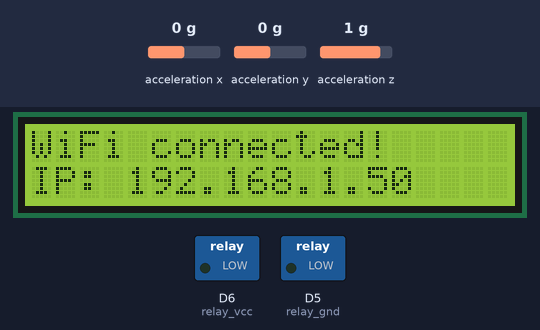
The sketch below on a simulated ESP8266 (NodeMCU). Parts: 20×2 character LCD, switched loads named in the sketch (green lamp = pin HIGH). Inputs (shaded band) come from the test bench; at power-on: acceleration x 0 g, acceleration y 0 g, acceleration z 1 g. WiFi joins after 1.5 s; servers stay silent unless stated; no MQTT or app messages arrive unless stated; what the sketch prints to the serial monitor is not drawn.

Above: at 3.3 s.
At 3.9 s:
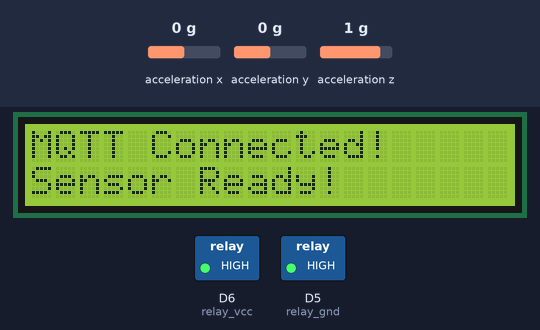
At 5.0 s:
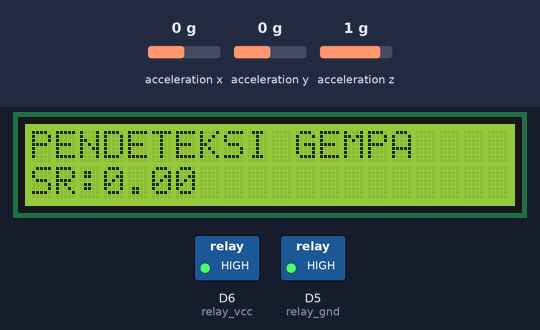

The sketch:

Sensor_ADXL345.ino
```cpp
// IMPORT LIBRARY
#include <Wire.h>
#include <Adafruit_Sensor.h>
#include <Adafruit_ADXL345_U.h>
#include <ESP8266WiFi.h>
#include <PubSubClient.h>
#include <LiquidCrystal_I2C.h>
#include <Ticker.h>

//DEFINES VALUES
#define debug 2 //debug via serial.print, bisa 0 SAMPAI 2, KALAU 0 TIDAK ADA SERIAL PRINT SAMA SEKALIx.
#define relay_gnd D5
#define relay_vcc D6

//untuk lebar lcd
#define LCDCOLUMN 20
#define LCDROW 2
#define LCDI2CADDRESS 0x27  //alamat I2C module, antara 0x3C atau 0x27

//buat mqtt
#define clientId "EQdetect"
#define namaMesin "EQdetect"

#define wifiDHCP 1    //0 = static ip; 1 = DHCP;

//CONSTANT
const char Sen_ID[] = namaMesin;

//GLOBAL VARIABLE
unsigned long lastReconnectAttempt;
uint8_t statusWifi, statusMqtt, statusPos, eqCount = 0;
bool situation = false;

//IP CONFIG
//const char* ssid = "Base Camp X Tensi";
//const char* password = "janganlupa1";
//IPAddress staticIP(11, 11, 11, 98); //ESP static ip kalo perlu static
//IPAddress gateway(11, 11, 11, 1);    //Gateway
//IPAddress subnet(255, 255, 255, 0);

//const char* ssid = "bye kuota";
//const char* password = "password";
//IPAddress staticIP(192, 168, 255, 21); //ESP static ip kalo perlu static
//IPAddress gateway(192, 168, 255, 1);    //Gateway
//IPAddress subnet(255, 255, 255, 202);

const char* ssid = "okedeh";
const char* password = "password";
IPAddress staticIP(192, 168, 255, 21); //ESP static ip kalo perlu static
IPAddress gateway(192, 168, 255, 1);    //Gateway
IPAddress subnet(255, 255, 255, 202);

//MQTT
//const char* mqtt_server = "11.11.11.49";
//const char* mqtt_server = "192.168.255.190";
const char* mqtt_server = "192.168.137.1";

WiFiClient espClient;
PubSubClient client(mqtt_server, 1883, espClient);

//LCD
LiquidCrystal_I2C lcd(LCDI2CADDRESS, LCDCOLUMN, LCDROW);

//ADXL345 SENSOR
Adafruit_ADXL345_Unified accel = Adafruit_ADXL345_Unified();

//TICKER SELALU CEK UNTUK WIFI
Ticker tickWifi;

void setup()
{
  //SERIAL COMM INIT
  Serial.begin(115200);

  //LCD INIT
  lcdInit();

  //WIFI INIT
  SetupWifi();
  //WIFI TICKER ATTACH CEK WIFI
  tickWifi.attach(2, checkWifi);


  //MQTT INIT
  mqttInit();
  MqttConnect();

  //RELAY INIT
  relayInit();

  //ADXL345 INIT
  adxlInit();
}

void loop()
{
  // MqttConnect();
  //untuk mqtt -> mengirim data ke server

  //  checkWifi();
  client.loop(); //LOOP MQTT

  // mengambil data sensor dan menjadikannya skala richter
  float sr_val = getSR(50);
  SendDataToServer(sr_val);

  situation = isDanger(sr_val);
  relay(situation);

  if (!situation)
  {
    lcd.setCursor(0, 1);
    lcd.print("SR: ");
    lcd.setCursor(3, 1);
    lcd.print(sr_val);
  }
  else
  {
    lcd.clear();
    lcd.setCursor(1, 0);
    lcd.print("!!!Danger!!!");
    lcd.setCursor(0, 1);
    lcd.print("ADA GEMPA >5 SR");
  }

#if debug > 0
  Serial.print("RIchter Scale: ");
  Serial.println(sr_val);
  Serial.print("Status Situasi: ");
  Serial.println(situation);
  Serial.print("Status Mqtt: ");
  Serial.println(statusMqtt);
#endif

  delay(500);
}
```

getSR.ino
```cpp
void adxlInit()
{
  if (!accel.begin())
  {
    Serial.println("No valid sensor found");
    while (1);
  }
  lcd.setCursor(0, 1);
  lcd.print("Sensor Ready!");

  delay(1000);
  lcd.clear();
  lcd.setCursor(0, 0);
  lcd.print("PENDETEKSI GEMPA");
}

float getSR(int sampling_delay)
{
  float x1, x2, y11, y2, z1, z2;
  float dx, dy, dz, dt, sr;
  uint16_t t1, t2;

  sensors_event_t event;
  accel.getEvent(&event);
  x1 = event.acceleration.x;
  y11 = event.acceleration.y;
  z1 = event.acceleration.z;
  t1 = millis();

  delay(sampling_delay);

  accel.getEvent(&event);
  x2 = event.acceleration.x;
  y2 = event.acceleration.y;
  z2 = event.acceleration.z;
  t2 = millis();

  dt = t2 - t1;
  dx = (((x2 - x1) * 1000) / dt) / 10;
  dy = (((y2 - y11) * 1000) / dt) / 10;
  dz = (((z2 - z1) * 1000) / dt) / 10;

  sr = sqrt((dx * dx) + (dy * dy) + (dz * dz));
  //  Serial.println(sr);

  return sr;
}
```

mqtt.ino
```cpp
void mqttInit()
{
  client.setServer(mqtt_server, 1883);
  client.setCallback(callback);
  MqttConnect();
  lcd.clear();
  lcd.setCursor(0,0);
  lcd.print("MQTT Connected!");
}

void MqttConnect()
{
  // menyambungkan ke server mqtt untuk pengiriman data
  if (!client.connected())
  {
    statusMqtt = false;
    Serial.println(statusMqtt);
    if (millis() - lastReconnectAttempt > 2000)
    {
      lastReconnectAttempt = millis();
      char mqttClientId[] = namaMesin;

      // Attempt to reconnect
      if (client.connect(mqttClientId))
      {
        char topicCharArr[30];

        // Publish alamat IP alat ke server
        sprintf(topicCharArr, "%s/%s/%s", "tubes", namaMesin, "ip");
        client.publish(topicCharArr, WiFi.localIP().toString().c_str(), true);
        lastReconnectAttempt = 0;
        statusMqtt = true;
      }
    }
  }
  else  // Ketika terhubung ke server mqtt
  {
    statusMqtt = true;
    client.loop();
  }
}

// callback buat kalo ada pesan masuk dari mqtt nya
// belum terpakai untuk saat ini
void callback(char* topic, byte* payload, unsigned int length) {
  Serial.print("Message arrived [");
  Serial.print(topic);
  Serial.print("] ");
  for (int i = 0; i < length; i++) {
    Serial.print((char)payload[i]);
  }
  Serial.println();
}
```

relay.ino
```cpp
void relayInit()
{
  // relay ada 2
  // relay 1 untuk memutus 12V
  // relay 2 untuk memutus ground

  pinMode(relay_vcc, OUTPUT);
  pinMode(relay_gnd, OUTPUT);

  digitalWrite(relay_vcc, HIGH);
  digitalWrite(relay_gnd, HIGH);
}

bool isDanger(float sr_val)
{
  // menetukan dan memastikan apakah terjadi gempa
  // Alat memang harus di reset ketika 'terlanjur' terjadi gempa. safety aspect.
  // eqCount tidak akan ter-reset nilainya kecuali alat direset manual.

  eqCount += (sr_val > 5) ?  1 : 0;
  return (eqCount > 5) ? true : false;
}

void relay(bool matikan)
{
  // Alat memang harus di reset ketika 'terlanjur' terjadi gempa. safety aspect.
  if (matikan) {
    digitalWrite(relay_vcc, LOW);
    digitalWrite(relay_gnd, LOW);
  }
  else {}
}
```

send_data.ino
```cpp
void SendDataToServer(float data)
{
  char dataCharArr[10];
  dtostrf(data, -1, 2, dataCharArr); //4 is mininum width, 3 is precision; float value is copied onto buffer

  char topicCharArr[50] = "";
  sprintf(topicCharArr, "%s/%s/%s", "tubes", namaMesin, "data");
  client.publish(topicCharArr, dataCharArr);

//  DisplayData(dataCharArr, senTypeName, 10);

#if debug > 2
  Serial.print("Send data to: "); Serial.print(topicCharArr);
  Serial.print(" data: "); Serial.println(dataCharArr);
#endif
}
```

wifi.ino
```cpp
void SetupWifi()
{
  uint8_t reconnectAttempt = 0;
  delay(10);

#if debug > 0
  Serial.print("Connecting to ");
  Serial.println(ssid);
#endif

  lcd.setCursor(0, 0);
  lcd.print("Connecting to ");
  lcd.println(ssid);

  for (int i = 0 ; i < 16; i++)
  {
    lcd.scrollDisplayLeft();
    delay(100);
  }

  WiFi.mode(WIFI_STA);
#if wifiDHCP == 0
  WiFi.config(staticIP , subnet , gateway);
#endif
  WiFi.begin(ssid, password);


  while (WiFi.status() != WL_CONNECTED)
  {
#if debug > 0
    Serial.print(" .");
#endif

    delay(500);

    lcd.setCursor(0,1);
    lcd.print(" .");

    reconnectAttempt++;

    if (reconnectAttempt > 15)
    {
#if debug > 0
      Serial.print("\n udah reconnect sebanyak: ");
      Serial.println(reconnectAttempt);
      Serial.println("\n Wifi failed to connect, resetting!");
#endif

      lcd.clear();
      lcd.setCursor(0, 1);
      lcd.print("Wifi failed to connect, resetting!");
      ESP.reset();
    }
  }

#if debug > 0
  Serial.println();
  Serial.println("WiFi connected!");
  Serial.print("IP address: ");
  Serial.println(WiFi.localIP());
#endif

  lcd.clear();
  lcd.setCursor(0,0);
  lcd.print("WiFi connected!");
  lcd.setCursor(0,1);
  lcd.print("IP: ");
  lcd.print(WiFi.localIP());

  delay(500);
}

void checkWifi()
{
  // cek apakah wifi masih tersambung
  statusWifi = (WiFi.status() != WL_CONNECTED) ? false : true;
}
```

lcd.ino
```cpp
void lcdInit()
{
  lcd.begin();
  lcd.backlight();
  lcd.clear();
  lcd.setCursor(0, 0);
  lcd.print("hello");
  lcd.clear();
}
```

Measured:
- what the display in image 0 shows lasts 0.5 s, from 3.3 s to 3.8 s
- what the display in image 1 shows lasts 1.1 s, from 3.8 s to 4.9 s
